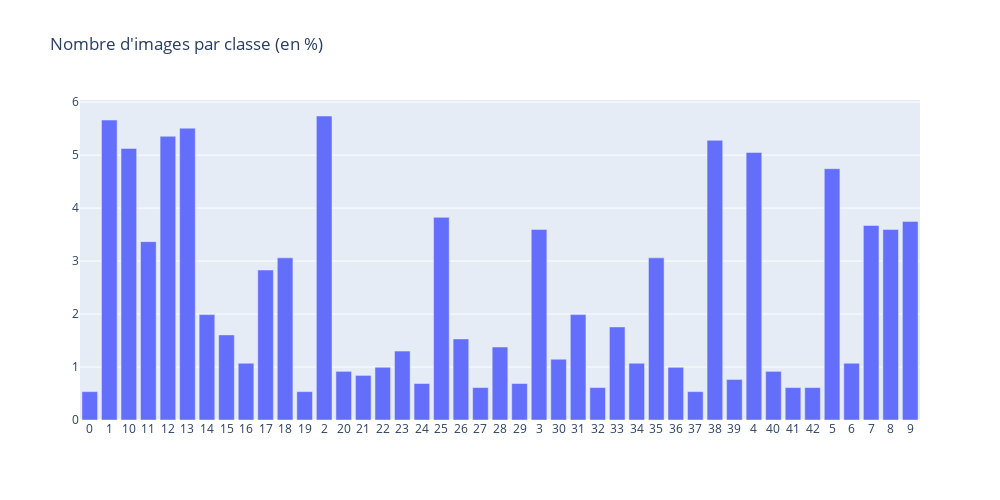

Notebook source saved alongside this figure:
### Code cell
raw_count = {}
raw_total = 0

x_r, y_r = repartition(raw_count, raw_data, raw_total)

### Figure 1 — Plotly figure (JSON) as saved in the notebook; plotly's stock layout.template omitted (floating-point values rounded to 4 significant figures)
{"data": [{"type": "bar", "x": ["0", "1", "10", "11", "12", "13", "14", "15", "16", "17", "18", "19", "2", "20", "21", "22", "23", "24", "25", "26", "27", "28", "29", "3", "30", "31", "32", "33", "34", "35", "36", "37", "38", "39", "4", "40", "41", "42", "5", "6", "7", "8", "9"], "y": [0.5356, 5.662, 5.126, 3.367, 5.356, 5.509, 1.989, 1.607, 1.071, 2.831, 3.061, 0.5356, 5.738, 0.9182, 0.8416, 0.9947, 1.301, 0.6886, 3.826, 1.53, 0.6121, 1.377, 0.6886, 3.596, 1.148, 1.989, 0.6121, 1.757, 1.071, 3.061, 0.9947, 0.5356, 5.279, 0.7651, 5.05, 0.9182, 0.6121, 0.6121, 4.744, 1.071, 3.673, 3.596, 3.749]}], "layout": {"height": 500, "title": {"text": "Nombre d'images par classe (en %)"}, "width": 1000}}
